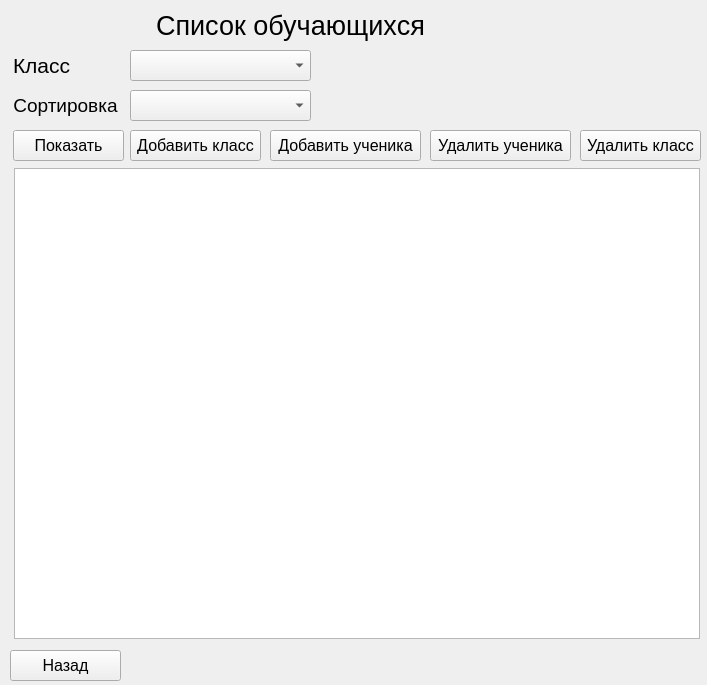
<?xml version="1.0" encoding="UTF-8"?>
<ui version="4.0">
 <class>Form</class>
 <widget class="QWidget" name="Form">
  <property name="geometry">
   <rect>
    <x>0</x>
    <y>0</y>
    <width>707</width>
    <height>685</height>
   </rect>
  </property>
  <property name="windowTitle">
   <string>Список учеников</string>
  </property>
  <widget class="QLabel" name="Title">
   <property name="geometry">
    <rect>
     <x>10</x>
     <y>10</y>
     <width>561</width>
     <height>31</height>
    </rect>
   </property>
   <property name="font">
    <font>
     <pointsize>20</pointsize>
    </font>
   </property>
   <property name="text">
    <string>Список обучающиxся</string>
   </property>
   <property name="alignment">
    <set>Qt::AlignCenter</set>
   </property>
  </widget>
  <widget class="QTableWidget" name="table">
   <property name="geometry">
    <rect>
     <x>14</x>
     <y>168</y>
     <width>686</width>
     <height>471</height>
    </rect>
   </property>
  </widget>
  <widget class="QComboBox" name="comboBox">
   <property name="geometry">
    <rect>
     <x>130</x>
     <y>90</y>
     <width>181</width>
     <height>31</height>
    </rect>
   </property>
  </widget>
  <widget class="QLabel" name="Title_2">
   <property name="geometry">
    <rect>
     <x>13</x>
     <y>50</y>
     <width>91</width>
     <height>31</height>
    </rect>
   </property>
   <property name="font">
    <font>
     <pointsize>16</pointsize>
    </font>
   </property>
   <property name="text">
    <string>Класс</string>
   </property>
   <property name="alignment">
    <set>Qt::AlignLeading|Qt::AlignLeft|Qt::AlignVCenter</set>
   </property>
  </widget>
  <widget class="QPushButton" name="Sort">
   <property name="geometry">
    <rect>
     <x>13</x>
     <y>130</y>
     <width>111</width>
     <height>31</height>
    </rect>
   </property>
   <property name="font">
    <font>
     <pointsize>12</pointsize>
    </font>
   </property>
   <property name="text">
    <string>Показать</string>
   </property>
  </widget>
  <widget class="QComboBox" name="classBox">
   <property name="geometry">
    <rect>
     <x>130</x>
     <y>50</y>
     <width>181</width>
     <height>31</height>
    </rect>
   </property>
  </widget>
  <widget class="QLabel" name="Title_3">
   <property name="geometry">
    <rect>
     <x>10</x>
     <y>90</y>
     <width>111</width>
     <height>31</height>
    </rect>
   </property>
   <property name="font">
    <font>
     <pointsize>14</pointsize>
    </font>
   </property>
   <property name="text">
    <string>Сортировка</string>
   </property>
   <property name="alignment">
    <set>Qt::AlignCenter</set>
   </property>
  </widget>
  <widget class="QPushButton" name="Exit">
   <property name="geometry">
    <rect>
     <x>10</x>
     <y>650</y>
     <width>111</width>
     <height>31</height>
    </rect>
   </property>
   <property name="font">
    <font>
     <pointsize>12</pointsize>
    </font>
   </property>
   <property name="text">
    <string>Назад</string>
   </property>
  </widget>
  <widget class="QPushButton" name="AddClass">
   <property name="geometry">
    <rect>
     <x>130</x>
     <y>130</y>
     <width>131</width>
     <height>31</height>
    </rect>
   </property>
   <property name="font">
    <font>
     <pointsize>12</pointsize>
    </font>
   </property>
   <property name="text">
    <string>Добавить класс</string>
   </property>
  </widget>
  <widget class="QPushButton" name="AddPupil">
   <property name="geometry">
    <rect>
     <x>270</x>
     <y>130</y>
     <width>151</width>
     <height>31</height>
    </rect>
   </property>
   <property name="font">
    <font>
     <pointsize>12</pointsize>
    </font>
   </property>
   <property name="text">
    <string>Добавить ученика</string>
   </property>
  </widget>
  <widget class="QPushButton" name="DeletePupil">
   <property name="geometry">
    <rect>
     <x>430</x>
     <y>130</y>
     <width>141</width>
     <height>31</height>
    </rect>
   </property>
   <property name="font">
    <font>
     <pointsize>12</pointsize>
    </font>
   </property>
   <property name="text">
    <string>Удалить ученика</string>
   </property>
  </widget>
  <widget class="QPushButton" name="DeleteClass">
   <property name="geometry">
    <rect>
     <x>580</x>
     <y>130</y>
     <width>121</width>
     <height>31</height>
    </rect>
   </property>
   <property name="font">
    <font>
     <pointsize>12</pointsize>
    </font>
   </property>
   <property name="text">
    <string>Удалить класс</string>
   </property>
  </widget>
 </widget>
 <resources/>
 <connections/>
</ui>
